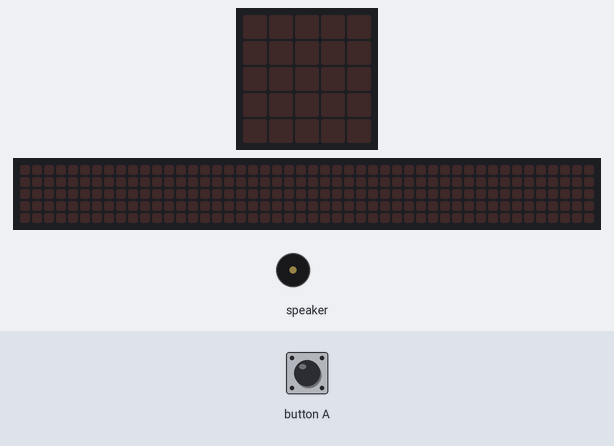
This program was run on a simulated Calliope mini (MakeCode). Parts: the board's 5×5 LED display, a strip that is not on the board, showing the scrolling text unrolled, buzzer (waves = sounding). Inputs (shaded band) come from the test bench. The 48×5 strip is a reading aid, not a part: it shows the text the display is scrolling, unrolled, one strip-width of it at a time.

Above: at 1.2 s.
1.3 s: button A pressed for 0.15 s
At 3.77 s:
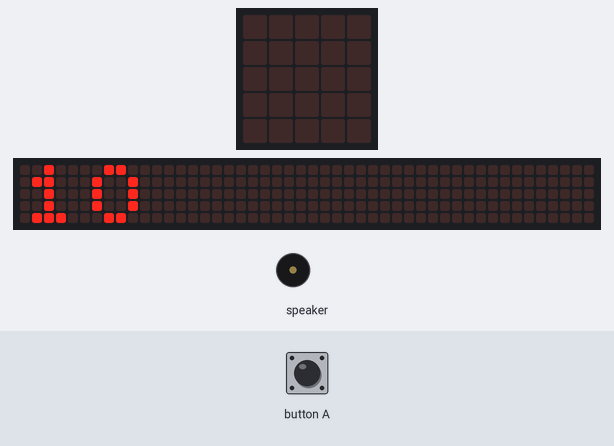
At 4.7 s:
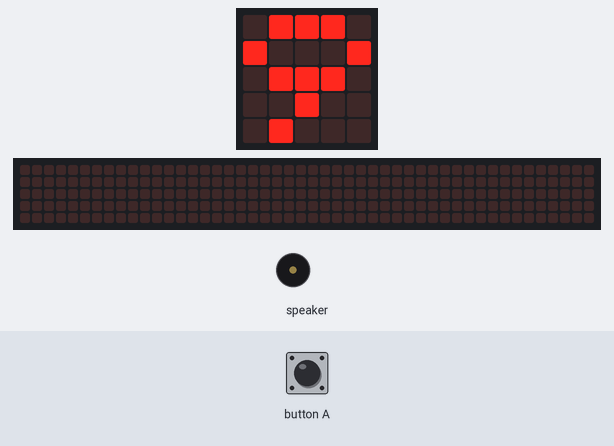
Timing chart, 0 to 14.5 s (numbered marks = the images above; inputs shaded):
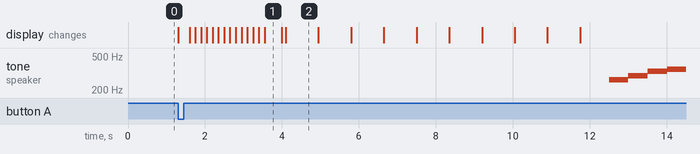

Measured:
- after the input at 1.3 s, tone on speaker: silent → 262 Hz after 11.2 s, → 294 Hz 0.51 s later, → 330 Hz 0.51 s later, → 349 Hz 0.51 s later; the display: changes at once (image 1)
- what the display in image 1 shows lasts 0.4 s, from 3.6 s to 4.0 s
- what the display in image 2 shows lasts 0.9 s, from 4.1 s to 5.0 s

The program:

main.ts
```typescript
while (true) {
    if (input.buttonIsPressed(Button.A)) {
        basic.showNumber(10)
        basic.pause(100)
        basic.showNumber(9)
        basic.pause(100)
        basic.showNumber(8)
        basic.pause(100)
        basic.showNumber(7)
        basic.pause(100)
        basic.showNumber(6)
        basic.pause(100)
        basic.showNumber(5)
        basic.pause(100)
        basic.showNumber(4)
        basic.pause(100)
        basic.showNumber(3)
        basic.pause(100)
        basic.showNumber(2)
        basic.pause(100)
        basic.showNumber(1)
        basic.pause(100)
        basic.showNumber(0)
        music.playTone(Note.C, music.beat(100))
        music.playTone(Note.D, music.beat(100))
        music.playTone(Note.E, music.beat(100))
        music.playTone(Note.F, music.beat(100))
        music.playTone(Note.G, music.beat(100))
        music.playTone(Note.A, music.beat(100))
        music.playTone(Note.B, music.beat(100))
        music.playTone(Note.C5, music.beat(100))
        basic.plotLeds(`
        . # . # .
        . # . # .
        . . . . .
        # . . . #
        . # # # .
        `)
        basic.pause(1000)
        basic.plotLeds(`
        . . . . .
        . . . . .
        . . . . .
        . . . . .
        . . . . .
        `)
    }

}
```

test.ts
```typescript
// Hier kann man Tests durchführen; diese Datei wird nicht kompiliert, wenn dieses Paket als Erweiterung verwendet wird.
```
